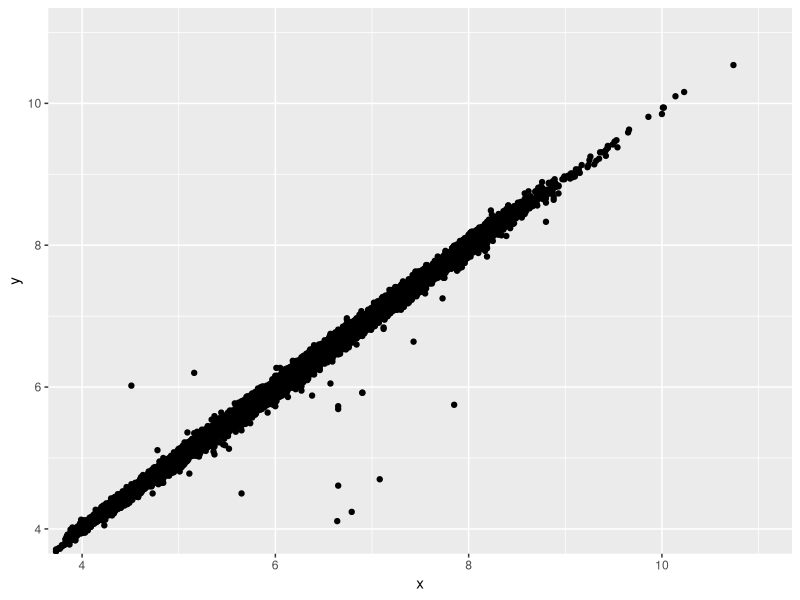

Reproduce this figure in R.
## ---- chunk 1
library(tidyverse)
## ---- chunk 2

ggplot(data = diamonds) +
  geom_point(mapping = aes(x = x, y = y)) +
  coord_cartesian(xlim = c(4, 11), ylim = c(4, 11))

